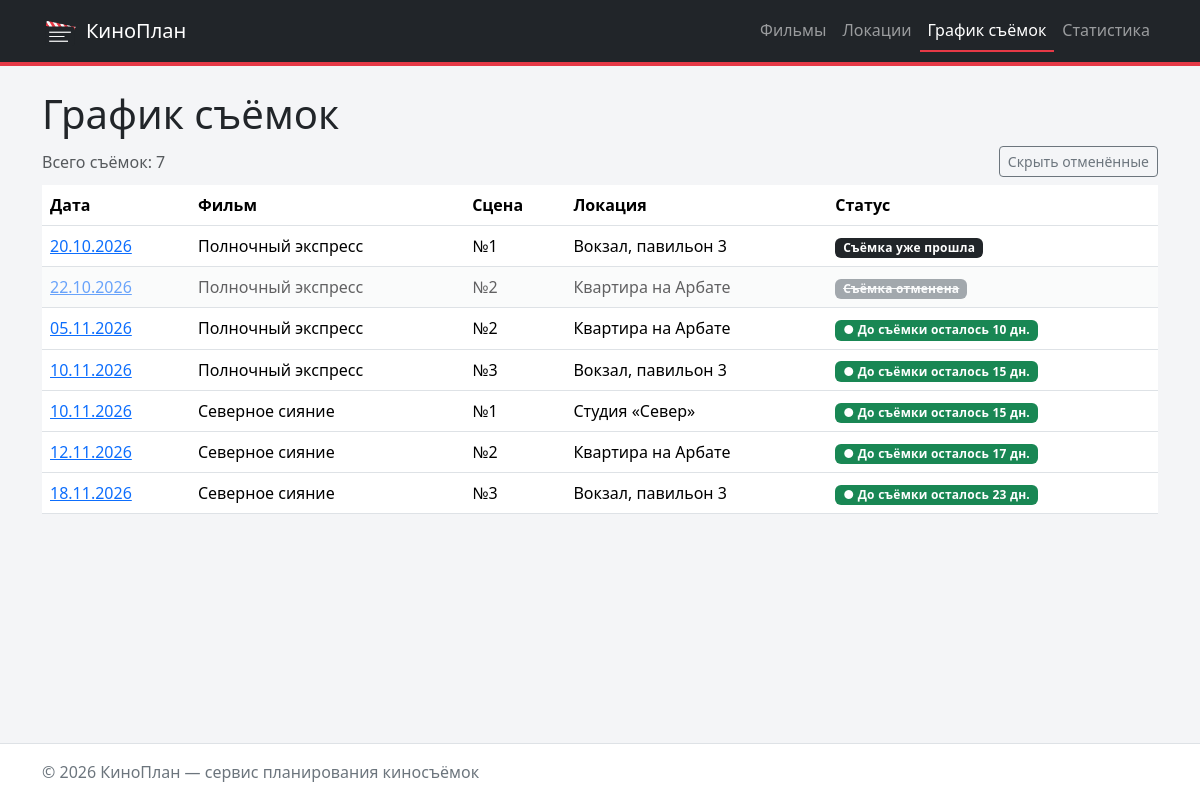
Screenshot of /shootings/ with the database file from the repository.
### shootings/views.py (the view)
# urls.py: path("shootings/", include("shootings.urls")),
def shootings(request: HttpRequest) -> HttpResponse:
    context = {
        "shootings": queries.get_shootings(),
    }
    return render(request, "shootings/shooting_list.html", context)

### db/database.py (called while the page is built)
def get_connection(db_path: Optional[str] = None) -> sqlite3.Connection:
    conn = sqlite3.connect(db_path or DB_PATH)
    conn.row_factory = sqlite3.Row
    conn.execute("PRAGMA foreign_keys = ON")
    return conn

def check_database() -> None:
    if not os.path.exists(DB_PATH):
        raise FileNotFoundError(
            f"База данных {DB_PATH} не найдена. "
            "Создайте её командой: python -m db.import_json"
        )

def fetch_all(query: str, params: Sequence = ()) -> List[sqlite3.Row]:
    check_database()
    with closing(get_connection()) as conn:
        return conn.execute(query, params).fetchall()

### db/queries.py (called while the page is built)
def prepare_shootings(rows) -> List[dict]:
    shootings = []
    for row in rows:
        shooting = dict(row)
        shooting_date = date.fromisoformat(row["shooting_date"])
        days_until = get_days_until_shooting(shooting_date)
        shooting["shooting_date"] = shooting_date
        shooting["is_cancelled"] = bool(row["is_cancelled"])
        shooting["days_until"] = days_until
        shooting["status"] = get_status_text(
            shooting["is_cancelled"], days_until
        )
        shootings.append(shooting)
    return shootings

def get_shootings() -> List[dict]:
    rows = fetch_all("""
        SELECT
            shootings.id,
            shootings.shooting_date,
            shootings.is_cancelled,
            films.title AS film_title,
            scenes.number AS scene_number,
            locations.name AS location_name
        FROM shootings
        JOIN scenes ON shootings.scene_id = scenes.id
        JOIN films ON scenes.film_id = films.id
        JOIN locations ON shootings.location_id = locations.id
        ORDER BY shootings.shooting_date, shootings.id
    """)
    return prepare_shootings(rows)

### models/shootings.py (called while the page is built)
def get_days_until_shooting(
    shoot_date: date,
    today: Optional[date] = None,
) -> int:
    if today is None:
        today = date.today()
    delta = shoot_date - today
    return delta.days

def get_shooting_status(days_left: int) -> str:
    if days_left < 0:
        return "Съёмка уже прошла"
    elif days_left == 0:
        return "Съёмка сегодня"
    return f"До съёмки осталось {days_left} дн."

def get_status_text(is_cancelled: bool, days_left: int) -> str:
    if is_cancelled:
        return "Съёмка отменена"
    return get_shooting_status(days_left)

### shootings/templates/shootings/shooting_list.html (shortened to what this page needs)
{% extends "base.html" %}
{% block content %}
    <h1>График съёмок</h1>
    <div class="d-flex justify-content-between align-items-center mb-2">
        <p class="text-muted mb-0">Всего съёмок: {{ shootings|length }}</p>
        <button type="button" id="toggle-cancelled" class="btn btn-sm btn-outline-secondary">
            Скрыть отменённые
        </button>
    </div>
    <table class="table table-hover align-middle">
        <thead>
            <tr>
                <th>Дата</th>
                <th>Фильм</th>
                <th>Сцена</th>
                <th>Локация</th>
                <th>Статус</th>
            </tr>
        </thead>
        <tbody>
            {% for shooting in shootings %}
                <tr{% if shooting.is_cancelled %} class="kp-cancelled"{% endif %}>
                    <td>
                        <a href="{% url 'shootings:detail' shooting.id %}">
                            {{ shooting.shooting_date|date:"d.m.Y" }}
                        </a>
                    </td>
                    <td>{{ shooting.film_title }}</td>
                    <td>№{{ shooting.scene_number }}</td>
                    <td>{{ shooting.location_name }}</td>
                    <td>{% include "shootings/includes/shooting_status.html" %}</td>
                </tr>
            {% empty %}
                <tr>
                    <td colspan="5">Съёмки ещё не назначены.</td>
                </tr>
            {% endfor %}
        </tbody>
    </table>
{% endblock %}

### shootings/templates/shootings/includes/shooting_status.html
{% if shooting.is_cancelled %}
    <span class="badge bg-secondary kp-status kp-status-cancelled">{{ shooting.status }}</span>
{% elif shooting.days_until < 0 %}
    <span class="badge bg-dark kp-status kp-status-past">{{ shooting.status }}</span>
{% else %}
    <span class="badge bg-success kp-status kp-status-active">{{ shooting.status }}</span>
{% endif %}

### homepage/static/homepage/css/style.css (style rules this page uses)
:root { --kp-accent: #e63946; --kp-dark: #212529; --kp-muted-bg: #f4f5f7; }
body { min-height: 100vh; display: flex; flex-direction: column; background-color: var(--kp-muted-bg); }
.kp-status { font-weight: 600; letter-spacing: 0.02em; }
.kp-status-active::before { content: "● "; }
.kp-cancelled { opacity: 0.6; }
.kp-cancelled .kp-status-cancelled { text-decoration: line-through; }

### rows the page displays
films: shooting_date "12.11.2026", film_title "Северное сияние", scene_number "2", location_name "Квартира на Арбате", status "До съёмки осталось 17 дн."

### other values shown
{{ shootings|length }} "7"
{{ shooting.shooting_date|date:"d.m.Y" }} "20.10.2026" "22.10.2026" "05.11.2026" "10.11.2026" "10.11.2026" "18.11.2026"
{{ shooting.film_title }} "Полночный экспресс" "Полночный экспресс" "Полночный экспресс" "Полночный экспресс" "Северное сияние" "Северное сияние"
{{ shooting.scene_number }} "1" "2" "2" "3" "1" "3"
{{ shooting.location_name }} "Вокзал, павильон 3" "Квартира на Арбате" "Квартира на Арбате" "Вокзал, павильон 3" "Студия «Север»" "Вокзал, павильон 3"
{{ shooting.status }} "Съёмка уже прошла"
{{ shooting.status }} "Съёмка отменена"
{{ shooting.status }} "До съёмки осталось 10 дн." "До съёмки осталось 15 дн." "До съёмки осталось 15 дн." "До съёмки осталось 23 дн."
